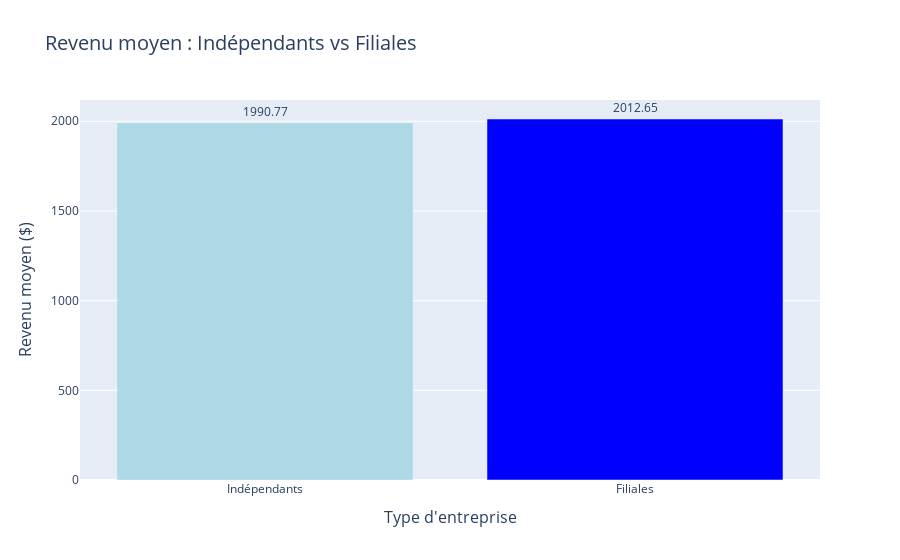

Write notebook code for a chart like this one.
### Code cell
#visualisation avec ploty

import plotly.express as px
import pandas as pd

# Préparer les données pour la visualisation
data_visualisation = pd.DataFrame({
    "Type d'entreprise": ["Indépendants", "Filiales"],
    "Revenu moyen": [independants_revenus, filiales_revenus]
})

# Créer un graphique à barres
fig = px.bar(
    data_visualisation,
    x="Type d'entreprise",
    y="Revenu moyen",
    title="Revenu moyen : Indépendants vs Filiales",
    text="Revenu moyen",  
    labels={"Revenu moyen": "Revenu moyen ($)", "Type d'entreprise": "Type d'entreprise"}
)

# Personnalisation esthétique
fig.update_traces(
    marker=dict(color=['lightblue', 'blue']), 
    texttemplate='%{text:.2f}',               
    textposition='outside'                    
)
fig.update_layout(
    title_font_size=20,                       
    xaxis=dict(title_font_size=16),           
    yaxis=dict(title_font_size=16)            
)

# Afficher le graphique
fig.show()

### Figure 1 — Plotly figure (JSON) as saved in the notebook; plotly's stock layout.template omitted (floating-point values rounded to 4 significant figures)
{"data": [{"alignmentgroup": "True", "hovertemplate": "Type d'entreprise=%{x}<br>Revenu moyen ($)=%{text}<extra></extra>", "legendgroup": "", "marker": {"color": ["lightblue", "blue"], "pattern": {"shape": ""}}, "name": "", "offsetgroup": "", "orientation": "v", "showlegend": false, "text": [1991.0, 2013.0], "textposition": "outside", "texttemplate": "%{text:.2f}", "type": "bar", "x": ["Indépendants", "Filiales"], "xaxis": "x", "y": [1991.0, 2013.0], "yaxis": "y"}], "layout": {"barmode": "relative", "legend": {"tracegroupgap": 0}, "title": {"font": {"size": 20}, "text": "Revenu moyen : Indépendants vs Filiales"}, "xaxis": {"anchor": "y", "domain": [0, 1], "title": {"font": {"size": 16}, "text": "Type d'entreprise"}}, "yaxis": {"anchor": "x", "domain": [0, 1], "title": {"font": {"size": 16}, "text": "Revenu moyen ($)"}}}}
